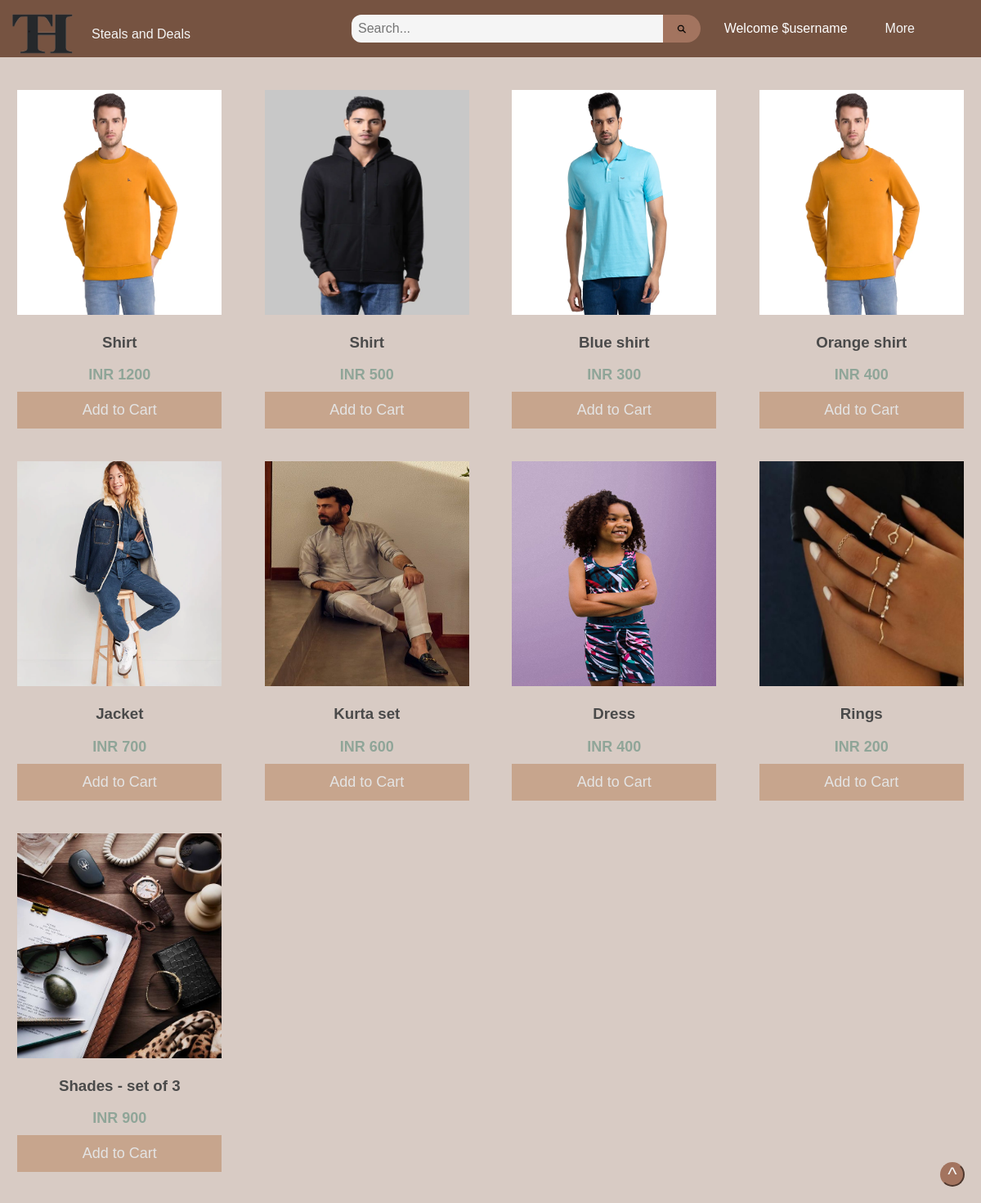
Screenshot of /search.php with the database file from the repository.
### tables this page shows
CREATE TABLE `product` (
  `product_id` int(15) NOT NULL,
  `product_name` varchar(64) NOT NULL,
  `category_id` int(15) NOT NULL,
  `description` text NOT NULL,
  `price` int(20) NOT NULL,
  `image_url` varchar(500) NOT NULL,
  `seller` varchar(50) NOT NULL,
  `brand` varchar(50) NOT NULL,
  `size` varchar(20) NOT NULL
);

### search.php (the view, shortened to what this page needs)
<!DOCTYPE html>
<html>
  <head>
    <link rel="stylesheet" type="text/css" href="img\style.css">
    <link rel="stylesheet" type="text/css" href="img\nav.css">
  </head>
  <body bgcolor= "#d8cbc4">
  <nav>
        <div id="logo">
          <a href="homepage.php">
              <img src="img\logo.png" alt="Thrift Shopping logo" width="20%" height="20%">
          </a>
          <span id="tagline">Steals and Deals</span>
        </div>
        <form class="search-form" action="search.php" method="GET">
          <input type="text" name="query" placeholder="Search...">
          <button type="submit" ><img src="img\search-icon.png" alt="Search Icon" id="nav-search-button-img"></button>
        </form>
        <p style = "padding-right:30px; color:white;">Welcome $username</p>
        <div class="dropdown">
              <button class="dropbtn">More
              </button>
            </div>
    </nav>
<div class="products">
<?php  $servername = "localhost";
$username = "root";
$password = "";
$dbname = "thrift_hub";
$conn = mysqli_connect($servername, $username, $password, $dbname);
$query = $_GET["query"];
$sql = "SELECT * FROM product WHERE product_name LIKE \"%$query%\"";
$result = mysqli_query($conn, $sql);
$num_rows = mysqli_num_rows($result);
for ($i = 0; $i < $num_rows; $i++){
  $row = mysqli_fetch_assoc($result);
$product_id = $row["product_id"];
$p_name = $row["product_name"];
$price = $row["price"];
$image = $row["image_url"];
?>
  <div class="product-item">
    <a href="product.php?product_id=<?php echo $row['product_id']; ?>">
      <img src="<?php echo $image?>" alt="Product">
      <h3> <?php echo $p_name?></h3>
      <p>INR <?php echo $price?></p>
      </a>
      <button id="add-to-cart" style="cursor: pointer;" onclick="addToCart(<?php echo $product_id; ?>)">Add to Cart</button>
  </div>
  <?php
}
?>
  </div>
    <footer>
      <button class="top" onclick="topFunction()" id="back-to-top">^</button>
    </footer>
    <br>
  </body>
</html>

### img/style.css (style rules this page uses)
body { margin: 0; font-family: Arial, sans-serif; overflow-y: auto; }
footer { position: fixed; bottom: 20px; right: 20px; z-index: 13; }
.top { width: 30px; height: 30px; border-radius: 15px; font-size: 24px; font-family: "Arial"; color: whitesmoke; background-color: #a3745f; border-color: #a3745f; cursor: pointer; z-index: 40; display: flex; justify-content: center; align-items: center; }
.products { margin-top: 30px; display: grid; grid-template-columns: repeat(4, 1fr); grid-template-rows: repeat(2, auto); gap: 10px; }
.product-item { border: none; padding: 10px; text-align: center; vertical-align: bottom; transition: box-shadow 0.3s ease-in-out; margin-bottom: 10px; color: #4a4a4a; }
.product-item a { text-decoration: none; font-family: 'Franklin Gothic Medium', 'Arial Narrow', Arial, sans-serif; font-size: 16px; font-weight: bold; color: #4a4a4a; }
.product-item img { width: 250px; height: 275px; }
.product-item p { font-size: 18px; margin: 10px 0; color : #8fa598; }
#add-to-cart { height: 45px; width: 250px; font-family:'Franklin Gothic Medium', 'Arial Narrow', Arial, sans-serif; font-size:large; transition: background-color 0.3s ease; background-color: #c7a58d; color: rgb(228, 228, 228); outline: none; border: none; }
@media screen and (prefers-reduced-motion: no-preference) { html { scroll-behavior: smooth; } }

### img/nav.css (style rules this page uses)
#logo { flex: 1; position: absolute; z-index: 10; top: 1%; left: 1%; }
#tagline { color: whitesmoke; flex: 1; position: absolute; z-index: 11; top: 30%; left: 25%; }
.search-form { padding-left:425px; flex: 3; display: flex; justify-content: flex-star; align-items: center; }
.search-form input[type="text"] { width: 375px; padding: 8px; border-radius: 12px 0 0 12px; border: none; outline: none; font-size: 16px; background-color: whitesmoke; color: #333; }
.search-form button[type="submit"] { height: 20px; padding: 17px; margin-left: -10px; border-radius: 12px 0 0 12px; border: none; outline: none; background-color: #a3745f; color: #fff; cursor: pointer; border-radius: 0 20px 20px 0; }
#nav-search-button-img { width: 12px; height: 12px; position: relative; bottom: 5px; left: 5; margin: 0%; }
nav { height: 50px; display:flex; justify-content: space-between; align-items: center; padding: 10px 5px; background-color: #765341; }
.dropdown { align-items: right; margin-right: 60px; float: left; overflow: hidden; }
.dropdown .dropbtn { border-radius: 10px; font-size: 16px; border: none; outline: none; color: whitesmoke; padding: 14px 16px; background-color: inherit; font-family: inherit; margin: 0; }

### rows the page displays
product: image_url (picture), product_name "Shirt", price "1200"
product: image_url (picture), product_name "Shirt", price "500"
product: image_url (picture), product_name "Blue shirt", price "300"
product: image_url (picture), product_name "Orange shirt", price "400"
product: image_url (picture), product_name "Jacket", price "700"
product: image_url (picture), product_name "Kurta set", price "600"
product: image_url (picture), product_name "Dress", price "400"
product: image_url (picture), product_name "Rings", price "200"
product: image_url (picture), product_name "Shades - set of 3", price "900"
